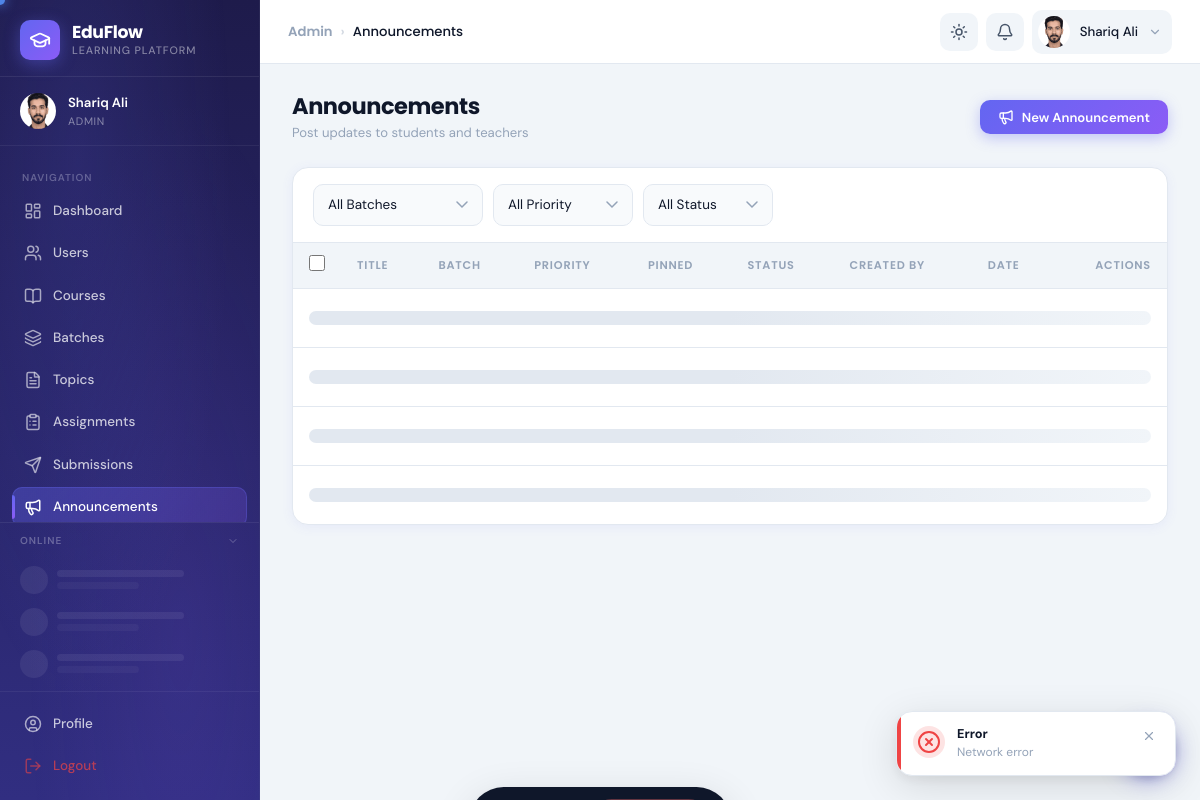
Screenshot of /eduFlow/admin/announcements.php (signed in) with the database file from the repository.
### tables this page shows
CREATE TABLE `users` (
  `id` int(10) UNSIGNED NOT NULL,
  `full_name` varchar(150) NOT NULL,
  `email` varchar(191) NOT NULL,
  `password` varchar(255) NOT NULL,
  `gender` enum('male','female','other') DEFAULT NULL,
  `profile_picture` varchar(255) DEFAULT NULL,
  `bio` text DEFAULT NULL,
  `phone` varchar(20) DEFAULT NULL,
  `is_verified` tinyint(1) DEFAULT 0,
  `status` enum('active','inactive') DEFAULT 'inactive',
  `is_online` tinyint(1) DEFAULT 0,
  `last_seen` datetime DEFAULT NULL,
  `theme_preference` enum('light','dark','system') DEFAULT 'system',
  `current_role` varchar(50) DEFAULT 'student',
  `bypass_gate` tinyint(1) NOT NULL DEFAULT 0,
  `created_at` timestamp NOT NULL DEFAULT current_timestamp(),
  `updated_at` timestamp NOT NULL DEFAULT current_timestamp() ON UPDATE current_timestamp(),
  `cnic` varchar(15) DEFAULT NULL,
  `user_id_number` varchar(5) DEFAULT NULL
);

### eduFlow/includes/auth_check.php (called while the page is built, shortened)
<?php
require_once __DIR__ . '/../config/db.php';
require_once __DIR__ . '/helpers.php';
$userId   = (int)$_SESSION['user_id'];
$stmt = $conn->prepare("
    SELECT u.*, GROUP_CONCAT(r.name ORDER BY r.id) as all_roles
    FROM users u
    LEFT JOIN user_roles ur ON u.id = ur.user_id
    LEFT JOIN roles r ON ur.role_id = r.id
    WHERE u.id = ?
    GROUP BY u.id
");
$stmt->bind_param('i', $userId);
$stmt->execute();
$currentUser = $stmt->get_result()->fetch_assoc();
$userRole = $currentUser['current_role'];

### eduFlow/admin/announcements.php (the view, shortened to what this page needs)
<?php
require_once __DIR__ . '/../includes/auth_check.php';
$breadcrumbs = [['label' => 'Admin', 'url' => BASE_PATH . '/admin/'], ['label' => 'Announcements']];
include __DIR__ . '/../includes/header.php';
?>
<div class="app-layout">
  <?php include __DIR__ . '/../includes/sidebar.php'; ?>
  <div class="main-content">
    <?php include __DIR__ . '/../includes/navbar.php'; ?>
    <main class="page-content">
      <div class="page-header">
        <div>
          <h1 class="page-title">Announcements</h1>
          <p class="page-subtitle">Post updates to students and teachers</p>
        </div>
        <button class="btn btn-primary" onclick="openAdd()"><i data-lucide="megaphone" style="width:16px;height:16px;"></i> New Announcement</button>
      </div>
      <div class="bulk-action-bar" id="bulk-action-bar">
      </div>
      <div class="card">
        <div class="table-controls">
          <select id="filter-batch" class="form-control" style="width:170px;">
            <option value="">All Batches</option>
          </select>
          <select id="filter-priority" class="form-control" style="width:140px;">
            <option value="">All Priority</option>
          </select>
          <select id="filter-status" class="form-control" style="width:130px;">
            <option value="">All Status</option>
          </select>
        </div>
        <div style="overflow-x:auto;">
          <table id="ann-table">
            <thead>
              <tr>
                <th style="width:40px;"><input type="checkbox" class="select-all-cb" style="width:16px;height:16px;cursor:pointer;accent-color:var(--primary);"></th>
                <th>Title</th>
                <th>Batch</th>
                <th>Priority</th>
                <th>Pinned</th>
                <th>Status</th>
                <th>Created By</th>
                <th>Date</th>
                <th style="text-align:right;">Actions</th>
              </tr>
            </thead>
            <tbody id="ann-tbody">
              <?php for ($i = 0; $i < 4; $i++): ?><tr>
                  <td colspan="9">
                    <div class="skeleton skeleton-text" style="margin:10px 0;"></div>
                  </td>
                </tr><?php endfor; ?>
            </tbody>
          </table>
        </div>
      </div>
    </main>
  </div>
</div>
<?php include __DIR__ . '/../includes/footer.php'; ?>

### eduFlow/includes/helpers.php (shortened to what this page needs)
<?php
function userAvatar($user, $size = 40)
{
    $name = htmlspecialchars($user['full_name'] ?? 'U');
    $isOnline = !empty($user['is_online']);
    $colors = ['#6366f1', '#8b5cf6', '#06b6d4', '#10b981', '#f59e0b', '#ef4444', '#ec4899', '#14b8a6'];
    $colorIndex = crc32($name) % count($colors);
    $color = $colors[abs($colorIndex)];
    $parts = explode(' ', trim($user['full_name'] ?? 'U'));
    $initials = strtoupper(substr($parts[0], 0, 1) . (isset($parts[1]) ? substr($parts[1], 0, 1) : ''));
    $onlineDot = $isOnline
        ? '<span class="avatar-online-dot"></span>'
        : '';
    $s  = $size;
    $fs = (int)($size * 0.36);
    if (!empty($user['profile_picture'])) {
        $pic      = $user['profile_picture'];
        $diskPath = $_SERVER['DOCUMENT_ROOT'] . BASE_PATH . '/uploads/profiles/' . $pic;
        $urlPath  = BASE_PATH . '/uploads/profiles/' . htmlspecialchars($pic, ENT_QUOTES);
        if (file_exists($diskPath)) {
            return '<div class="avatar-wrapper" style="width:' . $s . 'px;height:' . $s . 'px;position:relative;flex-shrink:0;">'
                . '<img src="' . $urlPath . '" style="width:' . $s . 'px;height:' . $s . 'px;border-radius:50%;object-fit:cover;" alt="' . $name . '">'
                . $onlineDot
                . '</div>';
        }
    }
    return '<div class="avatar-wrapper" style="width:' . $s . 'px;height:' . $s . 'px;position:relative;flex-shrink:0;">'
        . '<div style="width:' . $s . 'px;height:' . $s . 'px;background:' . $color . ';color:#fff;border-radius:50%;display:flex;align-items:center;justify-content:center;font-weight:700;font-size:' . $fs . 'px;font-family:Poppins,sans-serif;">' . $initials . '</div>'
        . $onlineDot
        . '</div>';
}
function e($str)
{
    return htmlspecialchars($str ?? '', ENT_QUOTES, 'UTF-8');
}

### eduFlow/includes/sidebar.php (shortened to what this page needs)
<?php
$currentPage = basename($_SERVER['PHP_SELF'], '.php');
$currentDir  = basename(dirname($_SERVER['PHP_SELF']));
function isActive($page, $dir = null)
{
  global $currentPage, $currentDir;
  return $currentPage === $page ? 'active' : '';
}
if (isset($conn) && isset($currentUser['id'])) {
  if (in_array($userRole, ['admin', 'teacher'])) {
    if ($userRole === 'admin') {
      $r = $conn->query("SELECT COUNT(*) as cnt FROM submissions WHERE status='submitted'");
    }
    if ($r) $pendingSubmissions = (int)($r->fetch_assoc()['cnt'] ?? 0);
    if ($userRole === 'admin') {
      $r2 = $conn->query("SELECT COUNT(*) AS cnt FROM course_applications WHERE status IN ('pending','test_submitted')");
      if ($r2) $pendingApplications = (int)($r2->fetch_assoc()['cnt'] ?? 0);
    }
  }
}
$navItems  = $navByRole[$userRole]['main'] ?? [];
$avatarHtml = userAvatar($currentUser, 36);
?>
<aside class="sidebar" id="sidebar">
  <div class="sidebar-brand">
    <div class="sidebar-logo">
      <i data-lucide="graduation-cap" style="width:22px;height:22px;color:#fff;"></i>
    </div>
    <div class="sidebar-brand-text">
      <span class="sidebar-brand-name">EduFlow</span>
      <span class="sidebar-brand-sub">Learning Platform</span>
    </div>
  </div>
  <div class="sidebar-user">
    <?= $avatarHtml ?>
    <div class="sidebar-user-info">
      <div class="sidebar-user-name"><?= e($currentUser['full_name']) ?></div>
      <div class="sidebar-user-role"><?= ucfirst(e($userRole)) ?></div>
    </div>
  </div>
  <nav class="sidebar-nav" role="navigation">
    <div class="sidebar-section-label">Navigation</div>
    <?php foreach ($navItems as $item): ?>
      <?php
      $href   = BASE_PATH . "/{$item['dir']}/{$item['page']}.php";
      $active = isActive($item['page'], $item['dir']);
      ?>
      <a href="<?= $href ?>"
        class="nav-item <?= $active ?>"
        data-tooltip="<?= e($item['label']) ?>"
        aria-current="<?= $active ? 'page' : 'false' ?>">
        <i data-lucide="<?= e($item['icon']) ?>" class="nav-item-icon"></i>
        <span><?= e($item['label']) ?></span>
      </a>
    <?php endforeach; ?>
  </nav>
  <div class="sidebar-presence" id="sidebar-presence">
    <div class="sidebar-presence-header" id="presence-toggle" role="button" aria-expanded="true" tabindex="0">
      <span style="font-size:0.67rem;font-weight:600;text-transform:uppercase;letter-spacing:0.1em;color:rgba(255,255,255,0.3);flex:1;">Online</span>
      <i data-lucide="chevron-down" id="presence-chevron" style="width:12px;height:12px;color:rgba(255,255,255,0.3);transition:transform 0.25s;flex-shrink:0;"></i>
    </div>
    <div class="presence-list" id="presence-list">
      <?php for ($i = 0; $i < 3; $i++): ?>
        <div class="presence-skeleton">
          <div class="presence-skel-avatar"></div>
          <div style="flex:1;display:flex;flex-direction:column;gap:5px;">
            <div class="presence-skel-line" style="width:70%;"></div>
            <div class="presence-skel-line" style="width:45%;opacity:0.5;"></div>
          </div>
        </div>
      <?php endfor; ?>
    </div>
  </div>
  <div class="sidebar-footer">
    <a href="<?= BASE_PATH ?>/includes/profile.php" class="nav-item <?= isActive('profile') ?>" data-tooltip="Profile">
      <i data-lucide="user-circle" class="nav-item-icon"></i>
      <span>Profile</span>
    </a>
    <a href="#" class="nav-item" style="color:rgba(239,68,68,0.7);" data-tooltip="Logout"
      onclick="showLogoutConfirm(); return false;">
      <i data-lucide="log-out" class="nav-item-icon"></i>
      <span>Logout</span>
    </a>
  </div>
</aside>

### eduFlow/includes/navbar.php (shortened to what this page needs)
<?php
$breadcrumbs = $breadcrumbs ?? [];
$avatarHtml  = userAvatar($currentUser ?? [], 32);
?>
<nav class="navbar" id="navbar" role="navigation" aria-label="Top navigation">
  <div class="navbar-title">
    <?php if (!empty($breadcrumbs)): ?>
      <div class="navbar-breadcrumb">
        <?php foreach ($breadcrumbs as $i => $crumb): ?>
          <?php if ($i > 0): ?><span class="separator">›</span><?php endif; ?>
          <?php if ($i < count($breadcrumbs) - 1): ?>
            <a href="<?= e($crumb['url'] ?? '#') ?>"><?= e($crumb['label']) ?></a>
          <?php else: ?>
            <span class="current"><?= e($crumb['label']) ?></span>
          <?php endif; ?>
        <?php endforeach; ?>
      </div>
    <?php else: ?>
      <span style="font-size:1rem;"><?= e($pageTitle ?? 'Dashboard') ?></span>
    <?php endif; ?>
  </div>
  <div class="navbar-actions">
    <button class="navbar-btn theme-toggle" id="theme-toggle" aria-label="Toggle dark mode"
      data-tooltip="Toggle theme">
      <div class="theme-toggle-sun">
        <i data-lucide="sun" style="width:18px;height:18px;"></i>
      </div>
    </button>
    <div class="user-menu" style="position:relative;">
      <?php if ($_SESSION['role'] != "student") : ?>
        <button class="navbar-btn" id="notif-btn" aria-label="Notifications"
          data-tooltip="Notifications">
          <i data-lucide="bell" style="width:18px;height:18px;"></i>
        </button>
      <?php endif; ?>
    </div>
    <div class="user-menu">
      <button class="user-menu-trigger" id="user-menu-trigger" aria-label="User menu" aria-expanded="false">
        <?= $avatarHtml ?>
        <span class="user-menu-name"><?= e($currentUser['full_name'] ?? 'User') ?></span>
        <i data-lucide="chevron-down" style="width:14px;height:14px;color:var(--text-muted);"></i>
      </button>
    </div>
  </div>
</nav>

### eduFlow/includes/sidebar.php (style rules this page uses)
.sidebar-presence { margin: 0 0 0 0; border-top: 1px solid rgba(255, 255, 255, 0.07); flex-shrink: 0; }
.sidebar-presence-header { display: flex; align-items: center; gap: 7px; padding: 10px 20px 8px; cursor: pointer; user-select: none; transition: background 0.15s; }
.presence-list { overflow-y: auto; max-height: 220px; scrollbar-width: thin; scrollbar-color: rgba(255, 255, 255, 0.08) transparent; padding: 2px 0 6px; }
.presence-skeleton { display: flex; align-items: center; gap: 9px; padding: 7px 20px; }
.presence-skel-avatar { width: 28px; height: 28px; border-radius: 50%; background: rgba(255, 255, 255, 0.07); flex-shrink: 0; animation: presencePulse 1.4s ease infinite; }
.presence-skel-line { height: 7px; border-radius: 4px; background: rgba(255, 255, 255, 0.07); animation: presencePulse 1.4s ease infinite; }
.sidebar-nav { min-height: 0; }

### rows the page displays
users: profile_picture (placeholder picture), full_name "Shariq Ali", current_role "ADMIN", label "Submissions"

### other values shown
$item['label'] "Dashboard"
$item['label'] "Users"
$item['label'] "Courses"
$item['label'] "Batches"
$item['label'] "Topics"
$item['label'] "Assignments"
$item['label'] "Announcements"
$crumb['label'] "Admin"
$crumb['label'] "Announcements"
